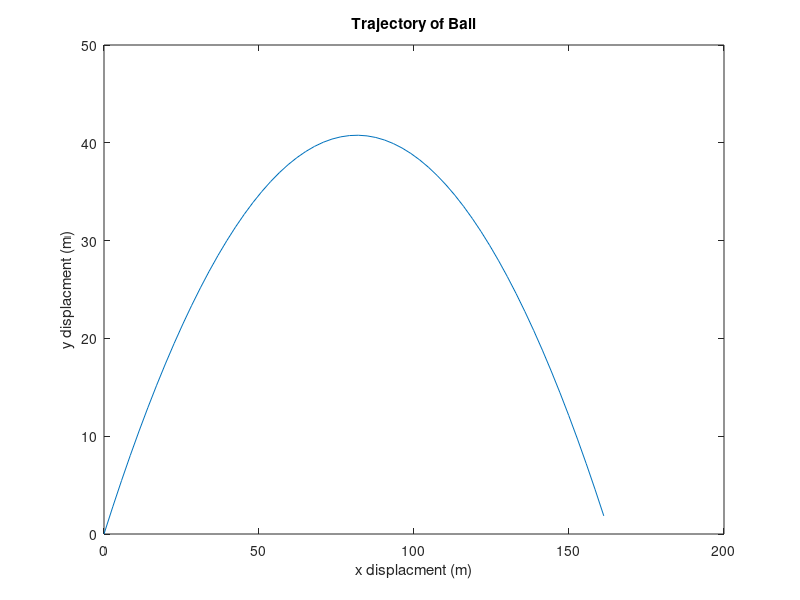

Write MATLAB code to recreate this figure.
%% Golf on Mars
% Problem: Find trajectory of golf ball on different planetary bodies.
% Trevor Stanhope

% Prepare Environment
clc, clear, close;

% Initilize Variables
angle_deg = 45; % Start angle 45 deg
angle_rad = pi*angle_deg/180; % Change to rads
v0 = 40; % Intitial velocity (m/s)
vx = 40* cos(angle_rad); % Find initial x velocity (m/s)
vy = 40* sin(angle_rad); % Find initial y velocity (m/s)
t = [0:0.1:1000]; % Create time vector
x = zeros(size(t)); y = zeros(size(t)); % Initialize x and y vectors

% Main Menu
choice = menu('Where will you play golf?', ...
    'Earth',...
    'Moon', ...
    'Mercury',...
    'Venus', ...
    'Mars');

switch choice % Determine g for choice
    case 1
        g = 9.81 % acceleration due to gravity (m/s2) Earth
    case 2 
        g = 1.62; % Moon     
    case 3
        g = 3.70; % Mercury
    case 4 
        g = 8.87; % Venus
    case 5 
        g = 3.71; % Mars
end

% Calculations
x = t.*vx; % no acceleration in x direction
y = t.*vy - 0.5.*(t.^2).*g; % acceleration in y direction
yfinal = y(find(y>=0)); % Truncate vectors where y hits the ground
xfinal = x(find(y>=0));

% Plot Results
plot(xfinal,yfinal);
title('Trajectory of Ball')
xlabel('x displacment (m)');
ylabel('y displacment (m)');

% Print Distance
fprintf('The highest distance traveled was %4.2f meters.\n', max(y));
fprintf('The farthest distance traveled was %4.2f meters.', xfinal(end));

